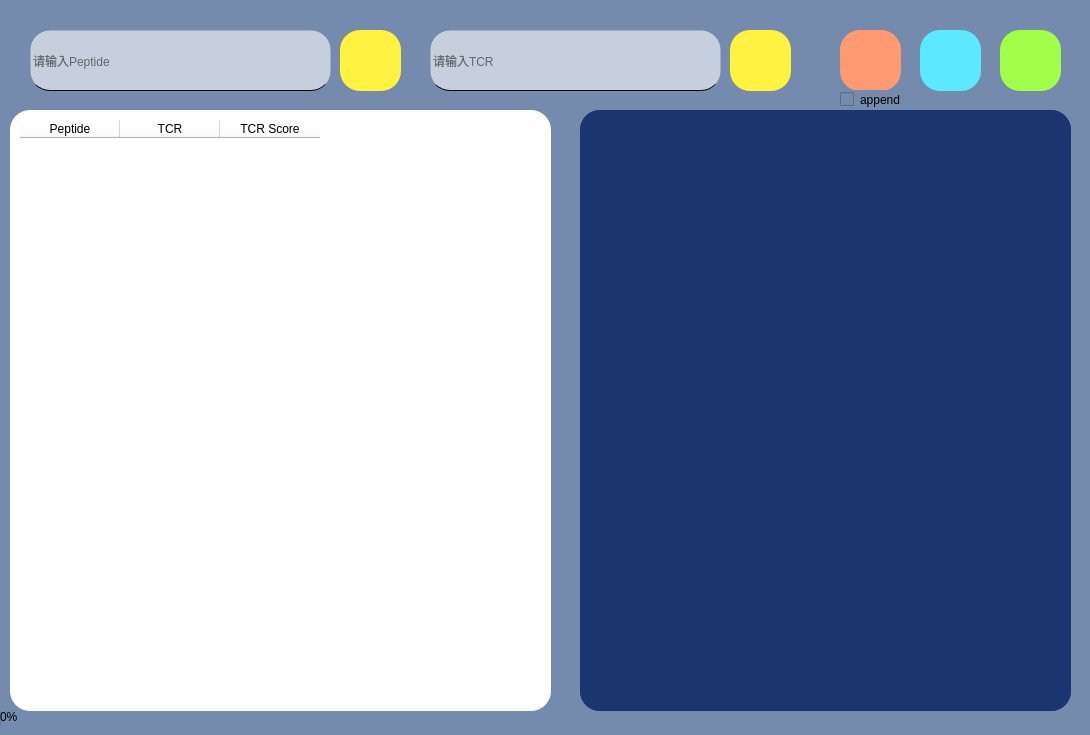
   <widget class="QWidget" name="tcr_page">
    <property name="styleSheet">
     <string notr="true">background-color:rgb(117, 139, 173);
border-radius:20px;</string>
    </property>
    <widget class="QLineEdit" name="inputHLA2">
     <property name="geometry">
      <rect>
       <x>30</x>
       <y>30</y>
       <width>301</width>
       <height>61</height>
      </rect>
     </property>
     <property name="styleSheet">
      <string notr="true">QLineEdit{
background-color: rgba(255, 255, 255,150);
border:1px solid rgba(0,0,0,0);
border-bottom-color:rgb(0,0,0);
font: 25 16pt &quot;Bahnschrift Light&quot;;
}
</string>
     </property>
     <property name="placeholderText">
      <string>请输入Peptide</string>
     </property>
    </widget>
    <widget class="QLineEdit" name="inputTcr">
     <property name="geometry">
      <rect>
       <x>430</x>
       <y>30</y>
       <width>291</width>
       <height>61</height>
      </rect>
     </property>
     <property name="styleSheet">
      <string notr="true">QLineEdit{
background-color: rgba(255, 255, 255,150);
border:1px solid rgba(0,0,0,0);
border-bottom-color:rgb(0,0,0);
font: 25 16pt &quot;Bahnschrift Light&quot;;
}</string>
     </property>
     <property name="placeholderText">
      <string>请输入TCR</string>
     </property>
    </widget>
    <widget class="QPushButton" name="predictTcr">
     <property name="geometry">
      <rect>
       <x>840</x>
       <y>30</y>
       <width>61</width>
       <height>61</height>
      </rect>
     </property>
     <property name="toolTip">
      <string>预测</string>
     </property>
     <property name="whatsThis">
      <string>&lt;html&gt;&lt;head/&gt;&lt;body&gt;&lt;p&gt;&lt;br/&gt;&lt;/p&gt;&lt;/body&gt;&lt;/html&gt;</string>
     </property>
     <property name="styleSheet">
      <string notr="true">QWidget{
border-image: url(:/icons/icons/analysis.png);
background-color: rgb(255, 154, 114);
}

QPushButton:hover{
	background-color: rgb(106, 106, 106);
}</string>
     </property>
     <property name="text">
      <string/>
     </property>
    </widget>
    <widget class="QScrollArea" name="tcrGraphArea">
     <property name="geometry">
      <rect>
       <x>580</x>
       <y>110</y>
       <width>491</width>
       <height>601</height>
      </rect>
     </property>
     <property name="styleSheet">
      <string notr="true">background-color: rgba(27, 53, 113,255);
border-radius:20px;</string>
     </property>
     <property name="verticalScrollBarPolicy">
      <enum>Qt::ScrollBarAlwaysOff</enum>
     </property>
     <property name="horizontalScrollBarPolicy">
      <enum>Qt::ScrollBarAlwaysOff</enum>
     </property>
     <property name="widgetResizable">
      <bool>true</bool>
     </property>
     <widget class="QWidget" name="scrollAreaWidgetContents_2">
      <property name="geometry">
       <rect>
        <x>0</x>
        <y>0</y>
        <width>491</width>
        <height>601</height>
       </rect>
      </property>
     </widget>
    </widget>
    <widget class="QPushButton" name="tcrRefresh">
     <property name="geometry">
      <rect>
       <x>1000</x>
       <y>30</y>
       <width>61</width>
       <height>61</height>
      </rect>
     </property>
     <property name="toolTip">
      <string>清空</string>
     </property>
     <property name="styleSheet">
      <string notr="true">QWidget{
	border-image:url(:/icons/icons/清除_clear.png);
background-color: rgb(161, 255, 73);
}

QPushButton:hover{
	background-color: rgb(106, 106, 106);
}</string>
     </property>
     <property name="text">
      <string/>
     </property>
    </widget>
    <widget class="QTableWidget" name="tcrresult">
     <property name="geometry">
      <rect>
       <x>20</x>
       <y>120</y>
       <width>521</width>
       <height>581</height>
      </rect>
     </property>
     <property name="styleSheet">
      <string notr="true">background-color: rgb(255, 255, 255);</string>
     </property>
     <property name="verticalScrollBarPolicy">
      <enum>Qt::ScrollBarAlwaysOff</enum>
     </property>
     <property name="horizontalScrollBarPolicy">
      <enum>Qt::ScrollBarAlwaysOff</enum>
     </property>
     <property name="editTriggers">
      <set>QAbstractItemView::NoEditTriggers</set>
     </property>
     <property name="rowCount">
      <number>0</number>
     </property>
     <column>
      <property name="text">
       <string>Peptide</string>
      </property>
     </column>
     <column>
      <property name="text">
       <string>TCR</string>
      </property>
     </column>
     <column>
      <property name="text">
       <string>TCR Score</string>
      </property>
     </column>
    </widget>
    <widget class="QPushButton" name="TcrExport">
     <property name="geometry">
      <rect>
       <x>920</x>
       <y>30</y>
       <width>61</width>
       <height>61</height>
      </rect>
     </property>
     <property name="toolTip">
      <string>导出数据</string>
     </property>
     <property name="styleSheet">
      <string notr="true">QWidget{
	border-image: url(:/icons/icons/save.png);
background-color:rgb(92, 233, 255);
}

QPushButton:hover{
	background-color: rgb(106, 106, 106);
}</string>
     </property>
     <property name="text">
      <string/>
     </property>
    </widget>
    <widget class="QLabel" name="tcr_result_back_2">
     <property name="geometry">
      <rect>
       <x>10</x>
       <y>110</y>
       <width>541</width>
       <height>601</height>
      </rect>
     </property>
     <property name="styleSheet">
      <string notr="true">background-color: rgb(255,255,255);
border-radius:20px;</string>
     </property>
     <property name="text">
      <string/>
     </property>
    </widget>
    <widget class="QPushButton" name="tcr_tcr_folderbtn">
     <property name="geometry">
      <rect>
       <x>730</x>
       <y>30</y>
       <width>61</width>
       <height>61</height>
      </rect>
     </property>
     <property name="styleSheet">
      <string notr="true">QPushButton{
image: url(:/icons/icons/folder.png);
background-color: rgb(255, 242, 64);
}
QPushButton:hover{
	background-color: rgb(106, 106, 106);
}</string>
     </property>
     <property name="text">
      <string/>
     </property>
    </widget>
    <widget class="QPushButton" name="tcr_hla_folderbtn">
     <property name="geometry">
      <rect>
       <x>340</x>
       <y>30</y>
       <width>61</width>
       <height>61</height>
      </rect>
     </property>
     <property name="styleSheet">
      <string notr="true">QPushButton{
image: url(:/icons/icons/folder.png);
background-color: rgb(255, 242, 64);
}
QPushButton:hover{
	background-color: rgb(106, 106, 106);
}</string>
     </property>
     <property name="text">
      <string/>
     </property>
    </widget>
    <widget class="QCheckBox" name="tcr_append">
     <property name="geometry">
      <rect>
       <x>840</x>
       <y>90</y>
       <width>81</width>
       <height>19</height>
      </rect>
     </property>
     <property name="text">
      <string>append</string>
     </property>
    </widget>
    <widget class="QProgressBar" name="tcrprogress">
     <property name="geometry">
      <rect>
       <x>0</x>
       <y>710</y>
       <width>1081</width>
       <height>16</height>
      </rect>
     </property>
     <property name="sizePolicy">
      <sizepolicy hsizetype="Expanding" vsizetype="Maximum">
       <horstretch>0</horstretch>
       <verstretch>0</verstretch>
      </sizepolicy>
     </property>
     <property name="maximumSize">
      <size>
       <width>16777215</width>
       <height>21</height>
      </size>
     </property>
     <property name="styleSheet">
      <string notr="true">color: rgb(0, 0, 0);
background-color: rgb(255, 255, 255,0);</string>
     </property>
     <property name="value">
      <number>0</number>
     </property>
    </widget>
    <zorder>tcr_result_back_2</zorder>
    <zorder>inputHLA2</zorder>
    <zorder>inputTcr</zorder>
    <zorder>predictTcr</zorder>
    <zorder>tcrGraphArea</zorder>
    <zorder>tcrRefresh</zorder>
    <zorder>tcrresult</zorder>
    <zorder>TcrExport</zorder>
    <zorder>tcr_tcr_folderbtn</zorder>
    <zorder>tcr_hla_folderbtn</zorder>
    <zorder>tcr_append</zorder>
    <zorder>tcrprogress</zorder>
   </widget>
